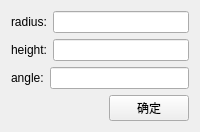
                <widget class="QWidget" name="page_2">
                 <layout class="QVBoxLayout" name="verticalLayout_10">
                  <item>
                   <layout class="QHBoxLayout" name="horizontalLayout_28">
                    <item>
                     <widget class="QLabel" name="label_cycler_radius_2">
                      <property name="text">
                       <string>radius:</string>
                      </property>
                     </widget>
                    </item>
                    <item>
                     <widget class="QLineEdit" name="lineEdit_cycle_r_2"/>
                    </item>
                   </layout>
                  </item>
                  <item>
                   <layout class="QHBoxLayout" name="horizontalLayout_29">
                    <item>
                     <widget class="QLabel" name="label_cycler_height_2">
                      <property name="text">
                       <string>height:</string>
                      </property>
                     </widget>
                    </item>
                    <item>
                     <widget class="QLineEdit" name="lineEdit_cycle_h_2"/>
                    </item>
                   </layout>
                  </item>
                  <item>
                   <layout class="QHBoxLayout" name="horizontalLayout_31">
                    <item>
                     <widget class="QLabel" name="label_cycler_height_3">
                      <property name="text">
                       <string>angle:</string>
                      </property>
                     </widget>
                    </item>
                    <item>
                     <widget class="QLineEdit" name="lineEdit_cycle_angle"/>
                    </item>
                   </layout>
                  </item>
                  <item>
                   <layout class="QHBoxLayout" name="horizontalLayout_30">
                    <item>
                     <spacer name="horizontalSpacer_8">
                      <property name="orientation">
                       <enum>Qt::Horizontal</enum>
                      </property>
                      <property name="sizeHint" stdset="0">
                       <size>
                        <width>40</width>
                        <height>20</height>
                       </size>
                      </property>
                     </spacer>
                    </item>
                    <item>
                     <widget class="QPushButton" name="pushButton_cycler_ok_2">
                      <property name="text">
                       <string>确定</string>
                      </property>
                     </widget>
                    </item>
                   </layout>
                  </item>
                 </layout>
                </widget>
